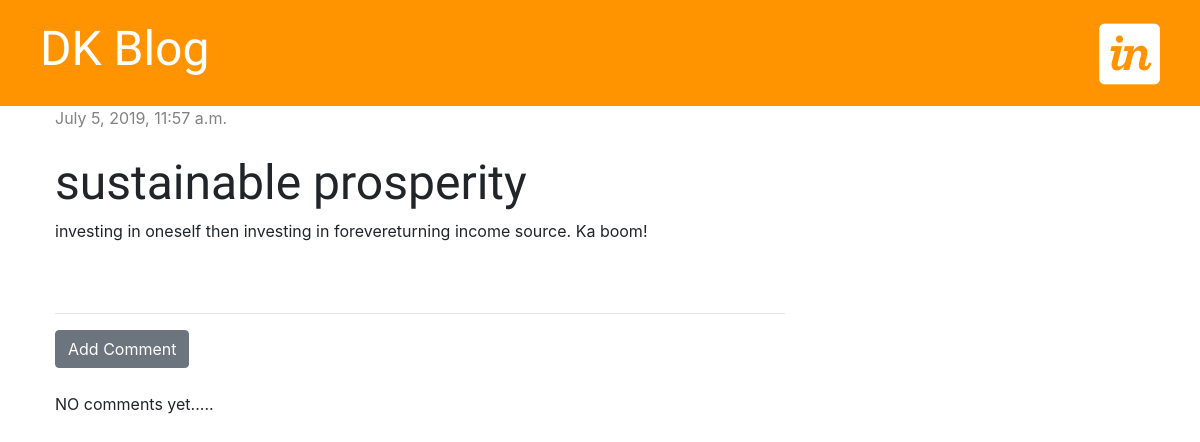
The app's page /post/2/ with its own data.
### blog/models.py (models this page shows, shortened)
class Post(models.Model):
    author = models.ForeignKey('auth.User' , on_delete=models.CASCADE)
    title = models.CharField(max_length=200)
    text = models.TextField()
    created_date = models.DateTimeField(default=timezone.now)
    published_date = models.DateTimeField(blank=True, null=True)

### blog/views.py (the view)
# urls.py: path('post/<int:pk>/', views.post_detail, name='post_detail'),
def post_detail(request,pk):
    post = get_object_or_404(Post,pk=pk)
    stuff_for_frontend = {'post':post}
    return render(request, 'blog/post_detail.html', stuff_for_frontend)

### blog/templates/blog/post_detail.html (shortened to what this page needs)
{% extends 'blog/base.html'%}
{% block content%}
    <div class="post">
        {% if post.published_date %}
                <div class="date">
                    {{post.published_date}}
                </div>
        {% else %}
                <a href="{% url 'post_publish' pk=post.pk %}" class="btn btn-primary">Publish</a>
        {% endif %}
        <br>
        <h1>{{post.title}}</h1>
        <p>{{post.text|linebreaksbr }}</p>
    </div>
    <hr>
    <a href="{% url 'add_comment_to_post' pk=post.pk %}" class="btn btn-secondary">Add Comment</a>
    <br>
    <br>
    {% for comment in post.comments.all %}
        {% if user.is_authenticated or comment.approved %}
            <div class="comment">
                <div class="date">
                    {{ comment.created_date }}
                </div>
                {% if not comment.approved  and user.is_superuser %}
                <a href="{% url 'comment_approve' pk=comment.pk %}"><i class="fas fa-thumbs-up"></i></a>
                <a href="{% url 'comment_remove' pk=comment.pk %}" <i class="fas fa-backspace"></i></a>
                {% endif %}
                <strong>{{comment.author}}</strong>
                <P>{{comment.text}}</P>
            </div>
        {% endif %}
    {% empty %}
        <p>NO comments yet.....</p>
    {% endfor %}
{% endblock %}

### blog/static/css/blog.css (style rules this page uses)
h1,h2,h3,h4 { font-family: 'Tangerine', 'Inconsolata', 'Droid Sans', serif; font-size:48px; }
.date { color: #828282; }
.post { margin-bottom: 70px; }

### records on screen
Post: published_date "July 5, 2019, 11:57 a.m.", title "sustainable prosperity", text "investing in oneself then investing in forevereturning income source. Ka boom!"
